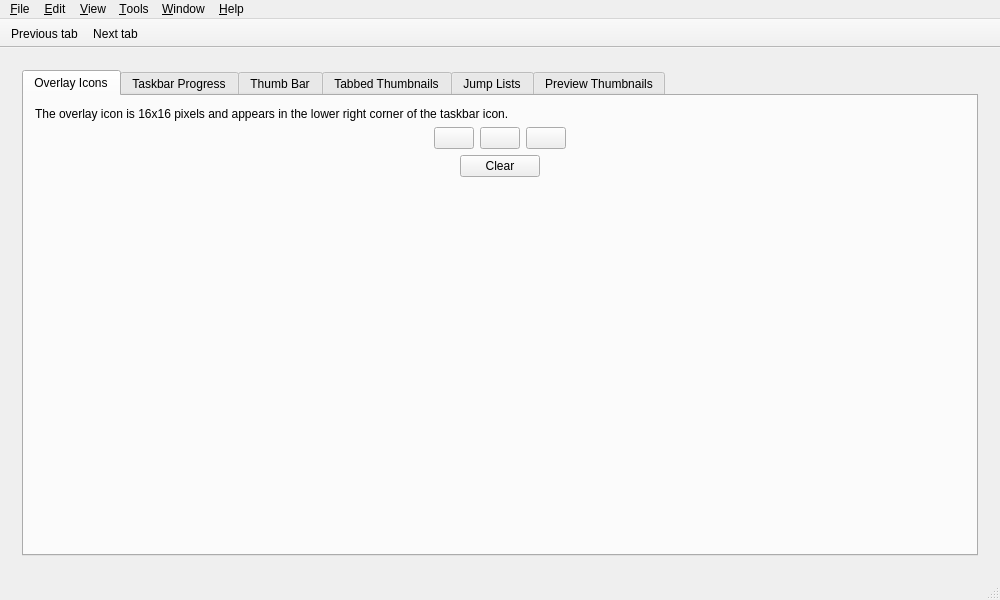
<?xml version="1.0" encoding="UTF-8"?>
<ui version="4.0">
 <class>PlatformIntegrationWindow</class>
 <widget class="QMainWindow" name="PlatformIntegrationWindow">
  <property name="geometry">
   <rect>
    <x>0</x>
    <y>0</y>
    <width>1000</width>
    <height>600</height>
   </rect>
  </property>
  <property name="windowTitle">
   <string>Platform Integration Demo</string>
  </property>
  <property name="windowIcon">
   <iconset resource="../../res/petroules_utilities_resources.qrc">
    <normaloff>:/res/app.svg</normaloff>:/res/app.svg</iconset>
  </property>
  <property name="unifiedTitleAndToolBarOnMac">
   <bool>true</bool>
  </property>
  <widget class="QWidget" name="centralWidget">
   <layout class="QHBoxLayout" name="horizontalLayout">
    <item>
     <widget class="QStackedWidget" name="stackedWidget">
      <property name="currentIndex">
       <number>0</number>
      </property>
      <widget class="QWidget" name="windowsPage">
       <layout class="QHBoxLayout" name="horizontalLayout_10">
        <item>
         <widget class="QTabWidget" name="windowsTabWidget">
          <property name="currentIndex">
           <number>0</number>
          </property>
          <widget class="QWidget" name="overlayIconsTab">
           <attribute name="title">
            <string>Overlay Icons</string>
           </attribute>
           <layout class="QVBoxLayout" name="verticalLayout">
            <item>
             <widget class="QLabel" name="label_2">
              <property name="text">
               <string>The overlay icon is 16x16 pixels and appears in the lower right corner of the taskbar icon.</string>
              </property>
             </widget>
            </item>
            <item>
             <layout class="QHBoxLayout" name="horizontalLayout_6">
              <item>
               <spacer name="horizontalSpacer_4">
                <property name="orientation">
                 <enum>Qt::Horizontal</enum>
                </property>
                <property name="sizeHint" stdset="0">
                 <size>
                  <width>40</width>
                  <height>20</height>
                 </size>
                </property>
               </spacer>
              </item>
              <item>
               <widget class="QPushButton" name="overlayIcon1PushButton">
                <property name="text">
                 <string/>
                </property>
                <property name="icon">
                 <iconset resource="resources.qrc">
                  <normaloff>:/icons/res/check.svg</normaloff>:/icons/res/check.svg</iconset>
                </property>
                <property name="iconSize">
                 <size>
                  <width>48</width>
                  <height>48</height>
                 </size>
                </property>
               </widget>
              </item>
              <item>
               <widget class="QPushButton" name="overlayIcon2PushButton">
                <property name="text">
                 <string/>
                </property>
                <property name="icon">
                 <iconset resource="../../res/petroules_utilities_resources.qrc">
                  <normaloff>:/res/app.svg</normaloff>:/res/app.svg</iconset>
                </property>
                <property name="iconSize">
                 <size>
                  <width>48</width>
                  <height>48</height>
                 </size>
                </property>
               </widget>
              </item>
              <item>
               <widget class="QPushButton" name="overlayIcon3PushButton">
                <property name="text">
                 <string/>
                </property>
                <property name="icon">
                 <iconset resource="resources.qrc">
                  <normaloff>:/res/images/silverlock.png</normaloff>:/res/images/silverlock.png</iconset>
                </property>
                <property name="iconSize">
                 <size>
                  <width>48</width>
                  <height>48</height>
                 </size>
                </property>
               </widget>
              </item>
              <item>
               <spacer name="horizontalSpacer_5">
                <property name="orientation">
                 <enum>Qt::Horizontal</enum>
                </property>
                <property name="sizeHint" stdset="0">
                 <size>
                  <width>40</width>
                  <height>20</height>
                 </size>
                </property>
               </spacer>
              </item>
             </layout>
            </item>
            <item>
             <layout class="QHBoxLayout" name="horizontalLayout_7">
              <item>
               <widget class="QPushButton" name="clearOverlayIconPushButton">
                <property name="sizePolicy">
                 <sizepolicy hsizetype="Maximum" vsizetype="Fixed">
                  <horstretch>0</horstretch>
                  <verstretch>0</verstretch>
                 </sizepolicy>
                </property>
                <property name="text">
                 <string>Clear</string>
                </property>
               </widget>
              </item>
             </layout>
            </item>
            <item>
             <spacer name="verticalSpacer">
              <property name="orientation">
               <enum>Qt::Vertical</enum>
              </property>
              <property name="sizeHint" stdset="0">
               <size>
                <width>20</width>
                <height>40</height>
               </size>
              </property>
             </spacer>
            </item>
           </layout>
          </widget>
          <widget class="QWidget" name="taskbarProgressTab">
           <attribute name="title">
            <string>Taskbar Progress</string>
           </attribute>
           <layout class="QVBoxLayout" name="verticalLayout_2">
            <item>
             <layout class="QHBoxLayout" name="horizontalLayout_3">
              <item>
               <spacer name="horizontalSpacer_6">
                <property name="orientation">
                 <enum>Qt::Horizontal</enum>
                </property>
                <property name="sizeHint" stdset="0">
                 <size>
                  <width>40</width>
                  <height>20</height>
                 </size>
                </property>
               </spacer>
              </item>
              <item>
               <widget class="QLabel" name="progressStateLabel">
                <property name="text">
                 <string>Progress state:</string>
                </property>
               </widget>
              </item>
              <item>
               <widget class="QComboBox" name="progressStateComboBox">
                <item>
                 <property name="text">
                  <string>NoProgress</string>
                 </property>
                </item>
                <item>
                 <property name="text">
                  <string>Indeterminate</string>
                 </property>
                </item>
                <item>
                 <property name="text">
                  <string>Normal</string>
                 </property>
                </item>
                <item>
                 <property name="text">
                  <string>Error</string>
                 </property>
                </item>
                <item>
                 <property name="text">
                  <string>Paused</string>
                 </property>
                </item>
               </widget>
              </item>
              <item>
               <spacer name="horizontalSpacer_2">
                <property name="orientation">
                 <enum>Qt::Horizontal</enum>
                </property>
                <property name="sizeHint" stdset="0">
                 <size>
                  <width>40</width>
                  <height>20</height>
                 </size>
                </property>
               </spacer>
              </item>
             </layout>
            </item>
            <item>
             <layout class="QHBoxLayout" name="horizontalLayout_2">
              <item>
               <widget class="QSlider" name="progressHorizontalSlider">
                <property name="sizePolicy">
                 <sizepolicy hsizetype="Maximum" vsizetype="Fixed">
                  <horstretch>0</horstretch>
                  <verstretch>0</verstretch>
                 </sizepolicy>
                </property>
                <property name="minimumSize">
                 <size>
                  <width>200</width>
                  <height>0</height>
                 </size>
                </property>
                <property name="maximum">
                 <number>100</number>
                </property>
                <property name="orientation">
                 <enum>Qt::Horizontal</enum>
                </property>
               </widget>
              </item>
             </layout>
            </item>
            <item>
             <spacer name="verticalSpacer_2">
              <property name="orientation">
               <enum>Qt::Vertical</enum>
              </property>
              <property name="sizeHint" stdset="0">
               <size>
                <width>20</width>
                <height>40</height>
               </size>
              </property>
             </spacer>
            </item>
           </layout>
          </widget>
          <widget class="QWidget" name="thumbBarTab">
           <attribute name="title">
            <string>Thumb Bar</string>
           </attribute>
           <layout class="QVBoxLayout" name="verticalLayout_4">
            <item>
             <widget class="QLabel" name="thumbBarLabel">
              <property name="text">
               <string>&lt;p&gt;The thumb bar works much like a toolbar in that a list of actions can be added to it. The maximum is 7, and once set, buttons cannot be added to or removed from the thumb bar. Individual buttons can change their properties, however, including, visibility, enabled/disabled state, tooltip, icon, and others.&lt;/p&gt;

&lt;p&gt;Clicking the activate toolbar button in this example application will add the actions from the toolbar to the thumb bar.&lt;/p&gt;</string>
              </property>
              <property name="wordWrap">
               <bool>true</bool>
              </property>
             </widget>
            </item>
            <item>
             <layout class="QHBoxLayout" name="horizontalLayout_8">
              <item>
               <spacer name="horizontalSpacer">
                <property name="orientation">
                 <enum>Qt::Horizontal</enum>
                </property>
                <property name="sizeHint" stdset="0">
                 <size>
                  <width>40</width>
                  <height>20</height>
                 </size>
                </property>
               </spacer>
              </item>
              <item>
               <widget class="QPushButton" name="activateThumbBarPushButton">
                <property name="text">
                 <string>Activate Thumb Bar</string>
                </property>
               </widget>
              </item>
              <item>
               <spacer name="horizontalSpacer_7">
                <property name="orientation">
                 <enum>Qt::Horizontal</enum>
                </property>
                <property name="sizeHint" stdset="0">
                 <size>
                  <width>40</width>
                  <height>20</height>
                 </size>
                </property>
               </spacer>
              </item>
             </layout>
            </item>
            <item>
             <spacer name="verticalSpacer_4">
              <property name="orientation">
               <enum>Qt::Vertical</enum>
              </property>
              <property name="sizeHint" stdset="0">
               <size>
                <width>20</width>
                <height>40</height>
               </size>
              </property>
             </spacer>
            </item>
           </layout>
          </widget>
          <widget class="QWidget" name="tabbedThumbnailsTab">
           <attribute name="title">
            <string>Tabbed Thumbnails</string>
           </attribute>
          </widget>
          <widget class="QWidget" name="jumpListsTab">
           <attribute name="title">
            <string>Jump Lists</string>
           </attribute>
           <widget class="QPushButton" name="registerFileExtensionsPushButton">
            <property name="geometry">
             <rect>
              <x>100</x>
              <y>70</y>
              <width>131</width>
              <height>23</height>
             </rect>
            </property>
            <property name="text">
             <string>Register File Extensions</string>
            </property>
           </widget>
           <widget class="QPushButton" name="unregisterFileExtensionsPushButton">
            <property name="geometry">
             <rect>
              <x>240</x>
              <y>70</y>
              <width>141</width>
              <height>23</height>
             </rect>
            </property>
            <property name="text">
             <string>Unregister File Extensions</string>
            </property>
           </widget>
          </widget>
          <widget class="QWidget" name="previewThumbnailsTab">
           <attribute name="title">
            <string>Preview Thumbnails</string>
           </attribute>
           <layout class="QHBoxLayout" name="horizontalLayout_5">
            <item>
             <layout class="QHBoxLayout" name="horizontalLayout_9">
              <item>
               <layout class="QVBoxLayout" name="verticalLayout_3">
                <item>
                 <widget class="QLabel" name="iconicThumbnailLabel">
                  <property name="sizePolicy">
                   <sizepolicy hsizetype="Fixed" vsizetype="Fixed">
                    <horstretch>0</horstretch>
                    <verstretch>0</verstretch>
                   </sizepolicy>
                  </property>
                  <property name="minimumSize">
                   <size>
                    <width>250</width>
                    <height>250</height>
                   </size>
                  </property>
                  <property name="maximumSize">
                   <size>
                    <width>250</width>
                    <height>250</height>
                   </size>
                  </property>
                  <property name="text">
                   <string/>
                  </property>
                  <property name="scaledContents">
                   <bool>true</bool>
                  </property>
                 </widget>
                </item>
                <item>
                 <layout class="QHBoxLayout" name="horizontalLayout_4">
                  <item>
                   <widget class="QPushButton" name="setIconicThumbnailPushButton">
                    <property name="text">
                     <string>Set Iconic Thumbnail</string>
                    </property>
                   </widget>
                  </item>
                  <item>
                   <widget class="QPushButton" name="clearIconicThumbnailPushButton">
                    <property name="text">
                     <string>Clear</string>
                    </property>
                   </widget>
                  </item>
                 </layout>
                </item>
                <item>
                 <widget class="QCheckBox" name="enableLivePreviewCheckBox">
                  <property name="text">
                   <string>Enable live preview</string>
                  </property>
                 </widget>
                </item>
                <item>
                 <spacer name="verticalSpacer_3">
                  <property name="orientation">
                   <enum>Qt::Vertical</enum>
                  </property>
                  <property name="sizeHint" stdset="0">
                   <size>
                    <width>20</width>
                    <height>40</height>
                   </size>
                  </property>
                 </spacer>
                </item>
               </layout>
              </item>
              <item>
               <widget class="QLabel" name="label">
                <property name="sizePolicy">
                 <sizepolicy hsizetype="Expanding" vsizetype="Preferred">
                  <horstretch>0</horstretch>
                  <verstretch>0</verstretch>
                 </sizepolicy>
                </property>
                <property name="text">
                 <string>&lt;!DOCTYPE HTML PUBLIC &quot;-//W3C//DTD HTML 4.0//EN&quot; &quot;http://www.w3.org/TR/REC-html40/strict.dtd&quot;&gt;
&lt;html&gt;&lt;head&gt;&lt;meta name=&quot;qrichtext&quot; content=&quot;1&quot; /&gt;&lt;style type=&quot;text/css&quot;&gt;
p, li { white-space: pre-wrap; }
&lt;/style&gt;&lt;/head&gt;&lt;body style=&quot; font-family:'MS Shell Dlg 2'; font-size:8.25pt; font-weight:400; font-style:normal;&quot;&gt;
&lt;p style=&quot; margin-top:0px; margin-bottom:0px; margin-left:0px; margin-right:0px; -qt-block-indent:0; text-indent:0px;&quot;&gt;&lt;span style=&quot; font-size:8pt;&quot;&gt;Allows a custom thumbnail to be shown in the taskbar preview for the window. The icon cannot be greater than 200 by 108 pixels, but the API will scale down whatever image is passed, if necessary.&lt;/span&gt;&lt;/p&gt;
&lt;p style=&quot;-qt-paragraph-type:empty; margin-top:0px; margin-bottom:0px; margin-left:0px; margin-right:0px; -qt-block-indent:0; text-indent:0px; font-size:8pt;&quot;&gt;&lt;/p&gt;
&lt;p style=&quot; margin-top:0px; margin-bottom:0px; margin-left:0px; margin-right:0px; -qt-block-indent:0; text-indent:0px;&quot;&gt;&lt;span style=&quot; font-size:8pt;&quot;&gt;If previews are enabled and no thumbnail is set, the thumbnail will display a wait cursor for a period, then default to the window's icon.&lt;/span&gt;&lt;/p&gt;
&lt;p style=&quot;-qt-paragraph-type:empty; margin-top:0px; margin-bottom:0px; margin-left:0px; margin-right:0px; -qt-block-indent:0; text-indent:0px; font-size:8pt;&quot;&gt;&lt;/p&gt;
&lt;p style=&quot; margin-top:0px; margin-bottom:0px; margin-left:0px; margin-right:0px; -qt-block-indent:0; text-indent:0px;&quot;&gt;&lt;span style=&quot; font-size:8pt;&quot;&gt;If previews are not enabled, the Windows default is to show a thumbnail of the window's contents.&lt;/span&gt;&lt;/p&gt;&lt;/body&gt;&lt;/html&gt;</string>
                </property>
                <property name="alignment">
                 <set>Qt::AlignLeading|Qt::AlignLeft|Qt::AlignTop</set>
                </property>
                <property name="wordWrap">
                 <bool>true</bool>
                </property>
               </widget>
              </item>
             </layout>
            </item>
           </layout>
          </widget>
         </widget>
        </item>
       </layout>
      </widget>
      <widget class="QWidget" name="osxPage">
       <layout class="QHBoxLayout" name="horizontalLayout_11">
        <item>
         <widget class="QTabWidget" name="osxTabWidget">
          <property name="currentIndex">
           <number>0</number>
          </property>
          <widget class="QWidget" name="nativeFullScreenTab">
           <attribute name="title">
            <string>Native Full Screen</string>
           </attribute>
           <layout class="QVBoxLayout" name="verticalLayout_5">
            <item>
             <widget class="QLabel" name="label_3">
              <property name="text">
               <string>&lt;p&gt;Mac OS X Lion introduced system-wide full screen support. The IntegratedMainWindow class provides methods to show and hide the native full screen toggle button on the window and enter and exit native full screen mode.&lt;/p&gt;

&lt;p&gt;Use the view menu to test these functions.&lt;/p&gt;</string>
              </property>
              <property name="wordWrap">
               <bool>true</bool>
              </property>
             </widget>
            </item>
            <item>
             <spacer name="verticalSpacer_5">
              <property name="orientation">
               <enum>Qt::Vertical</enum>
              </property>
              <property name="sizeHint" stdset="0">
               <size>
                <width>20</width>
                <height>40</height>
               </size>
              </property>
             </spacer>
            </item>
           </layout>
          </widget>
          <widget class="QWidget" name="badgesTab">
           <attribute name="title">
            <string>Badges</string>
           </attribute>
           <layout class="QVBoxLayout" name="verticalLayout_6">
            <item>
             <widget class="QLabel" name="label_4">
              <property name="text">
               <string>The dock icon can be given a &quot;badge&quot; - a text overlay used to convey additional information to the user. This is most useful for displaying a number to specify something like a count of new notifications or unread messages.</string>
              </property>
              <property name="wordWrap">
               <bool>true</bool>
              </property>
             </widget>
            </item>
            <item>
             <layout class="QHBoxLayout" name="horizontalLayout_12">
              <item>
               <widget class="QLineEdit" name="dockIconBadgeTextLineEdit">
                <property name="maximumSize">
                 <size>
                  <width>300</width>
                  <height>16777215</height>
                 </size>
                </property>
                <property name="alignment">
                 <set>Qt::AlignCenter</set>
                </property>
                <property name="placeholderText">
                 <string>Type here to set the dock icon badge text...</string>
                </property>
               </widget>
              </item>
             </layout>
            </item>
            <item>
             <layout class="QHBoxLayout" name="horizontalLayout_13">
              <item>
               <widget class="QPushButton" name="clearDockIconBadgeButton">
                <property name="sizePolicy">
                 <sizepolicy hsizetype="Maximum" vsizetype="Fixed">
                  <horstretch>0</horstretch>
                  <verstretch>0</verstretch>
                 </sizepolicy>
                </property>
                <property name="text">
                 <string>Clear</string>
                </property>
               </widget>
              </item>
             </layout>
            </item>
            <item>
             <spacer name="verticalSpacer_6">
              <property name="orientation">
               <enum>Qt::Vertical</enum>
              </property>
              <property name="sizeHint" stdset="0">
               <size>
                <width>20</width>
                <height>40</height>
               </size>
              </property>
             </spacer>
            </item>
           </layout>
          </widget>
         </widget>
        </item>
       </layout>
      </widget>
     </widget>
    </item>
   </layout>
  </widget>
  <widget class="QStatusBar" name="statusBar"/>
  <widget class="QToolBar" name="toolBar">
   <property name="windowTitle">
    <string>Standard</string>
   </property>
   <property name="movable">
    <bool>false</bool>
   </property>
   <attribute name="toolBarArea">
    <enum>TopToolBarArea</enum>
   </attribute>
   <attribute name="toolBarBreak">
    <bool>false</bool>
   </attribute>
   <addaction name="actionPreviousTab"/>
   <addaction name="actionNextTab"/>
  </widget>
  <widget class="QMenuBar" name="menuBar">
   <property name="geometry">
    <rect>
     <x>0</x>
     <y>0</y>
     <width>1000</width>
     <height>22</height>
    </rect>
   </property>
   <widget class="QMenu" name="menu_File">
    <property name="title">
     <string>&amp;File</string>
    </property>
    <addaction name="actionE_xit"/>
   </widget>
   <widget class="QMenu" name="menu_Edit">
    <property name="title">
     <string>&amp;Edit</string>
    </property>
   </widget>
   <widget class="QMenu" name="menu_View">
    <property name="title">
     <string>&amp;View</string>
    </property>
    <addaction name="actionEnableNativeFullScreen"/>
    <addaction name="actionEnterFullScreen"/>
   </widget>
   <widget class="QMenu" name="menu_Tools">
    <property name="title">
     <string>&amp;Tools</string>
    </property>
   </widget>
   <widget class="QMenu" name="menu_Help">
    <property name="title">
     <string>&amp;Help</string>
    </property>
   </widget>
   <widget class="QMenu" name="menuWindow">
    <property name="title">
     <string>&amp;Window</string>
    </property>
   </widget>
   <addaction name="menu_File"/>
   <addaction name="menu_Edit"/>
   <addaction name="menu_View"/>
   <addaction name="menu_Tools"/>
   <addaction name="menuWindow"/>
   <addaction name="menu_Help"/>
  </widget>
  <action name="actionPreviousTab">
   <property name="icon">
    <iconset resource="resources.qrc">
     <normaloff>:/res/images/arrow-left.png</normaloff>:/res/images/arrow-left.png</iconset>
   </property>
   <property name="text">
    <string>Previous tab</string>
   </property>
  </action>
  <action name="actionNextTab">
   <property name="icon">
    <iconset resource="resources.qrc">
     <normaloff>:/res/images/arrow-right.png</normaloff>:/res/images/arrow-right.png</iconset>
   </property>
   <property name="text">
    <string>Next tab</string>
   </property>
  </action>
  <action name="actionE_xit">
   <property name="text">
    <string>E&amp;xit</string>
   </property>
  </action>
  <action name="actionEnableNativeFullScreen">
   <property name="checkable">
    <bool>true</bool>
   </property>
   <property name="text">
    <string>Enable Native Full Screen</string>
   </property>
  </action>
  <action name="actionEnterFullScreen">
   <property name="text">
    <string>Enter Full Screen</string>
   </property>
  </action>
  <action name="actionCross_platform_Features">
   <property name="text">
    <string>Cross-platform Features</string>
   </property>
  </action>
  <action name="actionWindows_Features">
   <property name="text">
    <string>Windows Features</string>
   </property>
  </action>
  <action name="actionMac_OS_X_Features">
   <property name="text">
    <string>Mac OS X Features</string>
   </property>
  </action>
 </widget>
 <layoutdefault spacing="6" margin="11"/>
 <resources>
  <include location="resources.qrc"/>
  <include location="../../res/petroules_utilities_resources.qrc"/>
 </resources>
 <connections>
  <connection>
   <sender>clearDockIconBadgeButton</sender>
   <signal>clicked()</signal>
   <receiver>dockIconBadgeTextLineEdit</receiver>
   <slot>clear()</slot>
   <hints>
    <hint type="sourcelabel">
     <x>499</x>
     <y>211</y>
    </hint>
    <hint type="destinationlabel">
     <x>499</x>
     <y>173</y>
    </hint>
   </hints>
  </connection>
 </connections>
 <slots>
  <slot>updateViewMenuState()</slot>
 </slots>
</ui>
